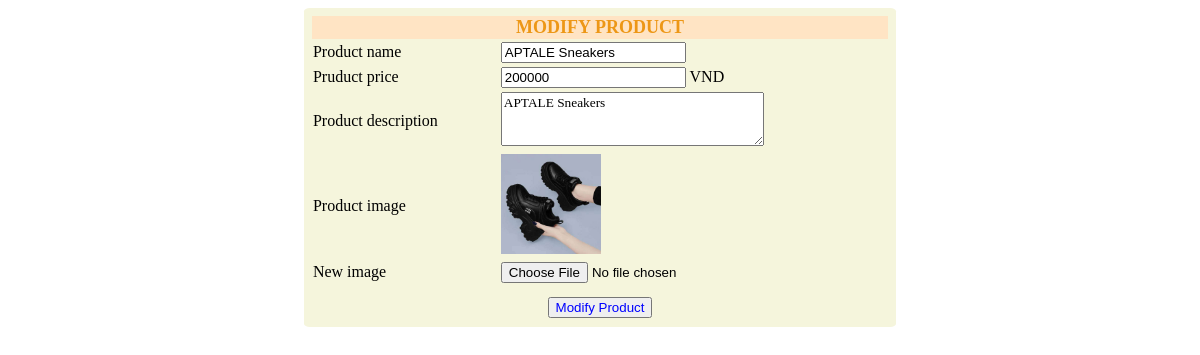
/admin/ModifyProduct.php?id=78, run on the app's committed database.
### tables this page shows
CREATE TABLE `product` (
  `product_id` int(10) NOT NULL,
  `product_name` varchar(300) NOT NULL,
  `product_price` int(10) NOT NULL,
  `product_description` varchar(3000) NOT NULL,
  `product_image` varchar(200) NOT NULL
);

### admin/ModifyProduct.php (the view, shortened to what this page needs)
<?php
    if(isset($_GET['id'])){
        $id = $_GET['id'];
        require_once "DatabaseConnect.php";
        $sql = "SELECT * FROM product WHERE product_id='$id'";
        $result = $conn -> query($sql);
        if(mysqli_num_rows($result) == 1){
            $row = mysqli_fetch_assoc($result);
        }
    }
?>
<!DOCTYPE html>
<html lang="en">
<head>
    <link rel="stylesheet" href="CSS/Product_Manage_Style.css">
</head>
<body>
<form action="" method="post" enctype="multipart/form-data">
        <table id="tbAddNewProduct">
            <tr>
                <th colspan="2" id="thAddProduct">MODIFY PRODUCT</th>
            </tr>
            <tr>
                <td>Product name</td>
                <td>
                    <input type="text" name="ProductName" id="ProductName" value="<?php echo $row['product_name']; ?>">
                </td>
            </tr>
            <tr>
                <td>Pruduct price</td>
                <td>
                    <input type="number" name="ProductPrice" id="ProductPrice" value="<?php echo $row['product_price']; ?>" step="1000"> VND
                </td>
            </tr>
            <tr>
                <td>Product description</td>
                <td>
                    <textarea name="ProductDescription" id="ProductDescription" cols="33" rows="3"><?php echo $row['product_description']; ?></textarea>
                </td>
            </tr>
            <tr>
                <td>Product image</td>
                <td><img src="<?php echo $row['product_image']; ?>" height="100px"></td>
            </tr>
            <tr>
                <td>New image</td>
                <td>
                    <input type="file" name="NewImage" id="NewImage">
                </td>
            </tr>
            <tr>
                <td colspan="2>" id="btnAddProduct">
                    <input type="submit" value="Modify Product" class="btn" name="btnModify">
                </td>
            </tr>
        </table>
    </form>
</body>
</html>

### admin/CSS/Product_Manage_Style.css (style rules this page uses)
body { font-family: 'Tahoma'; font-weight: normal; }
table#tbAddNewProduct { margin: auto; width: 50%; background-color: beige; border-radius: 1%; padding: 0.5%; }
th#thAddProduct { text-align: center; font-size: large; color: rgb(237, 151, 22); background-color: bisque; }
td#btnAddProduct { text-align: center; padding-top: 2%; }
.btn { color: blue; }
textarea#ProductDescription { font-family: 'Tahoma'; }

### data on the page
product: ProductName "APTALE Sneakers", ProductPrice "200000", ProductDescription "APTALE Sneakers", product_image (picture)
